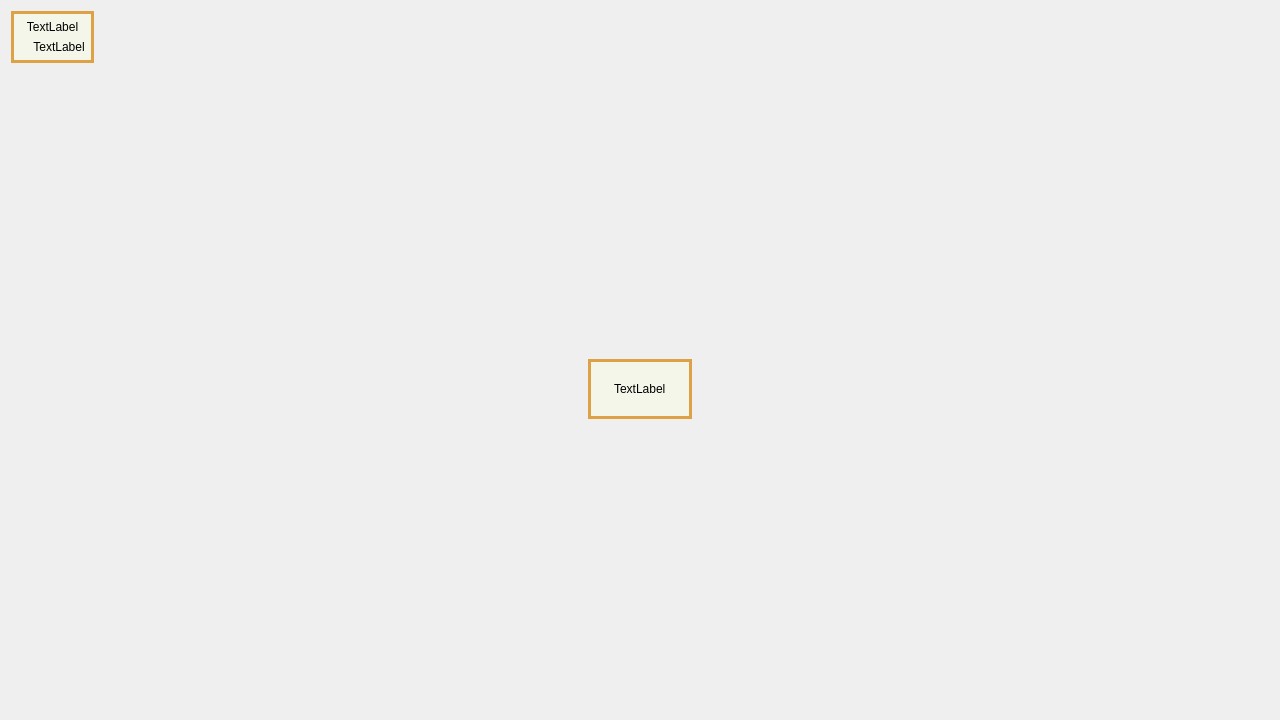
<?xml version="1.0" encoding="UTF-8"?>
<ui version="4.0">
 <class>GameWidget</class>
 <widget class="QWidget" name="GameWidget">
  <property name="geometry">
   <rect>
    <x>0</x>
    <y>0</y>
    <width>1280</width>
    <height>720</height>
   </rect>
  </property>
  <property name="windowTitle">
   <string>Game Window</string>
  </property>
  <property name="autoFillBackground">
   <bool>false</bool>
  </property>
  <property name="styleSheet">
   <string notr="true">#GameWidget{
	background-image: url(:/image/bricks_background.png);
}</string>
  </property>
  <layout class="QVBoxLayout" name="verticalLayout">
   <item>
    <layout class="QHBoxLayout" name="horizontalLayout_3">
     <item>
      <widget class="QWidget" name="unitMoveWidget" native="true">
       <property name="styleSheet">
        <string notr="true">#unitMoveWidget
{
	border: 3px solid #dea146;
	background-color: #f4f6e9;
}</string>
       </property>
       <layout class="QGridLayout" name="gridLayout">
        <item row="1" column="0">
         <widget class="QLabel" name="label_3">
          <property name="text">
           <string/>
          </property>
          <property name="pixmap">
           <pixmap resource="resources.qrc">:/image/icon/movement</pixmap>
          </property>
         </widget>
        </item>
        <item row="1" column="1">
         <widget class="QLabel" name="unitMoveLabel">
          <property name="text">
           <string>TextLabel</string>
          </property>
          <property name="alignment">
           <set>Qt::AlignCenter</set>
          </property>
         </widget>
        </item>
        <item row="0" column="0" colspan="2">
         <widget class="QLabel" name="unitPicLabel">
          <property name="text">
           <string>TextLabel</string>
          </property>
          <property name="alignment">
           <set>Qt::AlignCenter</set>
          </property>
         </widget>
        </item>
       </layout>
      </widget>
     </item>
     <item>
      <spacer name="horizontalSpacer">
       <property name="orientation">
        <enum>Qt::Horizontal</enum>
       </property>
       <property name="sizeHint" stdset="0">
        <size>
         <width>40</width>
         <height>20</height>
        </size>
       </property>
      </spacer>
     </item>
    </layout>
   </item>
   <item>
    <spacer name="verticalSpacer_2">
     <property name="orientation">
      <enum>Qt::Vertical</enum>
     </property>
     <property name="sizeHint" stdset="0">
      <size>
       <width>20</width>
       <height>40</height>
      </size>
     </property>
    </spacer>
   </item>
   <item>
    <layout class="QHBoxLayout" name="horizontalLayout">
     <item>
      <spacer name="horizontalSpacer_2">
       <property name="orientation">
        <enum>Qt::Horizontal</enum>
       </property>
       <property name="sizeHint" stdset="0">
        <size>
         <width>40</width>
         <height>20</height>
        </size>
       </property>
      </spacer>
     </item>
     <item>
      <widget class="QLabel" name="gameOverLabel">
       <property name="styleSheet">
        <string notr="true">QLabel{
	border: 3px solid #dea146;
	background-color: #f4f6e9;
	padding: 20px 20px;
}</string>
       </property>
       <property name="text">
        <string>TextLabel</string>
       </property>
      </widget>
     </item>
     <item>
      <spacer name="horizontalSpacer_3">
       <property name="orientation">
        <enum>Qt::Horizontal</enum>
       </property>
       <property name="sizeHint" stdset="0">
        <size>
         <width>40</width>
         <height>20</height>
        </size>
       </property>
      </spacer>
     </item>
    </layout>
   </item>
   <item>
    <spacer name="verticalSpacer">
     <property name="orientation">
      <enum>Qt::Vertical</enum>
     </property>
     <property name="sizeHint" stdset="0">
      <size>
       <width>20</width>
       <height>40</height>
      </size>
     </property>
    </spacer>
   </item>
  </layout>
 </widget>
 <resources>
  <include location="resources.qrc"/>
 </resources>
 <connections/>
</ui>
